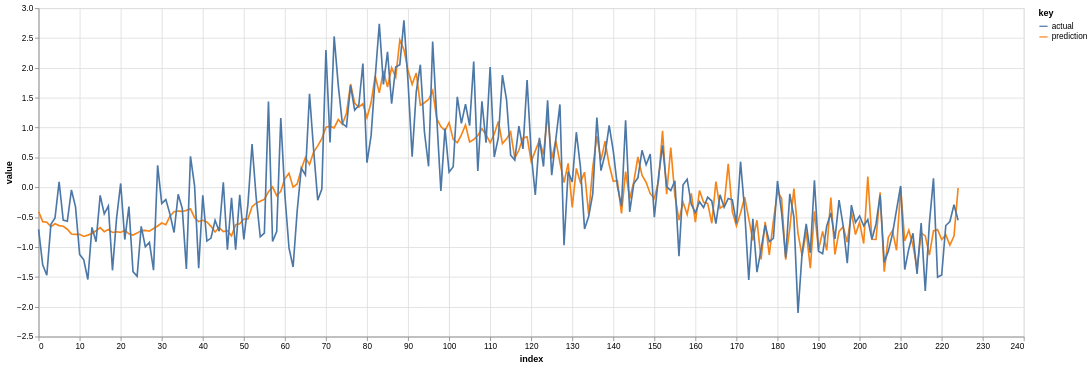

Notebook cell for this chart:
### Code cell
i_javi = javi_df.tail(1).index.item()
plot_prediction(ds, i_javi)

### Figure 1 — Vega-Lite specification as saved in the notebook (floating-point values rounded to 4 significant figures; data arrays with more than 128 entries replaced by an {"elided": "..."} marker saying what was removed)
{"config": {"view": {"continuousWidth": 300, "continuousHeight": 300}}, "data": {"name": "data-885f13d55be65fbec2402f5786d87d78"}, "mark": {"type": "line"}, "encoding": {"color": {"field": "key", "type": "nominal"}, "x": {"field": "index", "type": "quantitative"}, "y": {"field": "value", "type": "quantitative"}}, "height": 400, "transform": [{"fold": ["prediction", "actual"]}], "width": 1200, "$schema": "https://vega.github.io/schema/vega-lite/v5.8.0.json", "datasets": {"data-885f13d55be65fbec2402f5786d87d78": {"elided": "225 records"}}}
